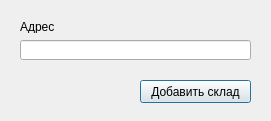
<?xml version="1.0" encoding="UTF-8"?>
<ui version="4.0">
 <class>StorageCreateDialog</class>
 <widget class="QDialog" name="StorageCreateDialog">
  <property name="geometry">
   <rect>
    <x>0</x>
    <y>0</y>
    <width>271</width>
    <height>121</height>
   </rect>
  </property>
  <property name="windowTitle">
   <string>Новый склад</string>
  </property>
  <widget class="QPushButton" name="AddStorageButton">
   <property name="geometry">
    <rect>
     <x>140</x>
     <y>80</y>
     <width>111</width>
     <height>23</height>
    </rect>
   </property>
   <property name="text">
    <string>Добавить склад</string>
   </property>
  </widget>
  <widget class="QLabel" name="label">
   <property name="geometry">
    <rect>
     <x>20</x>
     <y>20</y>
     <width>47</width>
     <height>13</height>
    </rect>
   </property>
   <property name="text">
    <string>Адрес</string>
   </property>
  </widget>
  <widget class="QLineEdit" name="AddressInput">
   <property name="geometry">
    <rect>
     <x>20</x>
     <y>40</y>
     <width>231</width>
     <height>20</height>
    </rect>
   </property>
  </widget>
 </widget>
 <resources/>
 <connections/>
</ui>
